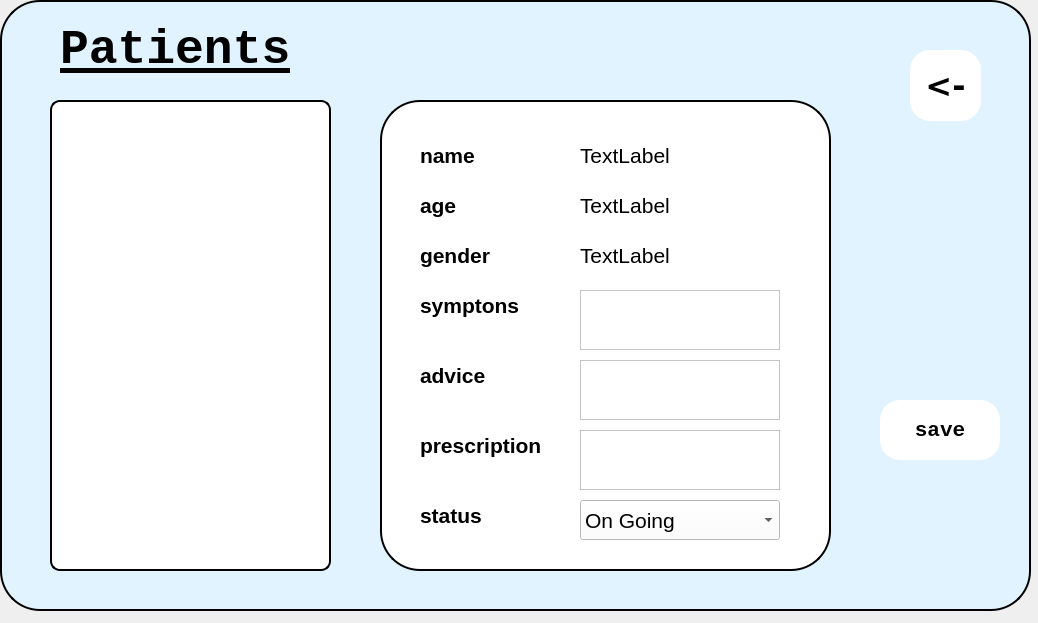
<?xml version="1.0" encoding="UTF-8"?>
<ui version="4.0">
 <class>docPatients</class>
 <widget class="QDialog" name="docPatients">
  <property name="geometry">
   <rect>
    <x>0</x>
    <y>0</y>
    <width>1038</width>
    <height>623</height>
   </rect>
  </property>
  <property name="windowTitle">
   <string>Dialog</string>
  </property>
  <widget class="QGroupBox" name="groupBox">
   <property name="geometry">
    <rect>
     <x>0</x>
     <y>0</y>
     <width>1031</width>
     <height>611</height>
    </rect>
   </property>
   <property name="styleSheet">
    <string notr="true">QGroupBox{
	background-color:#E0F3FF;
	border:2px solid black;
	border-radius:40px;
}</string>
   </property>
   <property name="title">
    <string/>
   </property>
   <widget class="QPushButton" name="backBtn">
    <property name="geometry">
     <rect>
      <x>910</x>
      <y>50</y>
      <width>71</width>
      <height>71</height>
     </rect>
    </property>
    <property name="font">
     <font>
      <family>DejaVu Sans</family>
      <pointsize>24</pointsize>
      <weight>75</weight>
      <bold>true</bold>
     </font>
    </property>
    <property name="styleSheet">
     <string notr="true">QPushButton
{
	border:none;
	background-color:white;
	border-radius:20px;
}
QPushButton:Hover
{
	fontsize:20;
	border:none;
	background-color:rgb(28, 130, 255);
	border-radius:20px;
	color:red;
}</string>
    </property>
    <property name="text">
     <string>&lt;-</string>
    </property>
   </widget>
   <widget class="QListWidget" name="patient_List">
    <property name="geometry">
     <rect>
      <x>50</x>
      <y>100</y>
      <width>281</width>
      <height>471</height>
     </rect>
    </property>
    <property name="styleSheet">
     <string notr="true">QListWidget{
	background-color:white;
	border:2px solid black;
	border-radius:10px;
    font-family: &quot;Monospace&quot;;
    font-size: 16pt;
}</string>
    </property>
   </widget>
   <widget class="QGroupBox" name="groupBox_2">
    <property name="geometry">
     <rect>
      <x>380</x>
      <y>100</y>
      <width>451</width>
      <height>471</height>
     </rect>
    </property>
    <property name="styleSheet">
     <string notr="true">background-color:white;</string>
    </property>
    <property name="title">
     <string/>
    </property>
    <widget class="QLabel" name="label">
     <property name="geometry">
      <rect>
       <x>40</x>
       <y>40</y>
       <width>80</width>
       <height>30</height>
      </rect>
     </property>
     <property name="styleSheet">
      <string notr="true">QLabel
{
    font-family: &quot;Monospace&quot;;
    font-size: 16pt;
    font-weight: bold;
}
</string>
     </property>
     <property name="text">
      <string>name</string>
     </property>
    </widget>
    <widget class="QLabel" name="label_2">
     <property name="geometry">
      <rect>
       <x>40</x>
       <y>90</y>
       <width>80</width>
       <height>30</height>
      </rect>
     </property>
     <property name="styleSheet">
      <string notr="true">QLabel
{
    font-family: &quot;Monospace&quot;;
    font-size: 16pt;
    font-weight: bold;
}
</string>
     </property>
     <property name="text">
      <string>age</string>
     </property>
    </widget>
    <widget class="QLabel" name="label_3">
     <property name="geometry">
      <rect>
       <x>40</x>
       <y>140</y>
       <width>80</width>
       <height>30</height>
      </rect>
     </property>
     <property name="styleSheet">
      <string notr="true">QLabel
{
    font-family: &quot;Monospace&quot;;
    font-size: 16pt;
    font-weight: bold;
}
</string>
     </property>
     <property name="text">
      <string>gender</string>
     </property>
    </widget>
    <widget class="QLabel" name="label_4">
     <property name="geometry">
      <rect>
       <x>40</x>
       <y>190</y>
       <width>100</width>
       <height>30</height>
      </rect>
     </property>
     <property name="styleSheet">
      <string notr="true">QLabel
{
    font-family: &quot;Monospace&quot;;
    font-size: 16pt;
    font-weight: bold;
}
</string>
     </property>
     <property name="text">
      <string>symptons</string>
     </property>
    </widget>
    <widget class="QLabel" name="label_5">
     <property name="geometry">
      <rect>
       <x>40</x>
       <y>260</y>
       <width>90</width>
       <height>30</height>
      </rect>
     </property>
     <property name="styleSheet">
      <string notr="true">QLabel
{
    font-family: &quot;Monospace&quot;;
    font-size: 16pt;
    font-weight: bold;
}
</string>
     </property>
     <property name="text">
      <string>advice</string>
     </property>
    </widget>
    <widget class="QLabel" name="label_6">
     <property name="geometry">
      <rect>
       <x>40</x>
       <y>330</y>
       <width>150</width>
       <height>30</height>
      </rect>
     </property>
     <property name="styleSheet">
      <string notr="true">QLabel
{
    font-family: &quot;Monospace&quot;;
    font-size: 16pt;
    font-weight: bold;
}
</string>
     </property>
     <property name="text">
      <string>prescription</string>
     </property>
    </widget>
    <widget class="QLabel" name="label_7">
     <property name="geometry">
      <rect>
       <x>40</x>
       <y>400</y>
       <width>150</width>
       <height>30</height>
      </rect>
     </property>
     <property name="styleSheet">
      <string notr="true">QLabel
{
    font-family: &quot;Monospace&quot;;
    font-size: 16pt;
    font-weight: bold;
}
</string>
     </property>
     <property name="text">
      <string>status</string>
     </property>
    </widget>
    <widget class="QLabel" name="label_name">
     <property name="geometry">
      <rect>
       <x>200</x>
       <y>40</y>
       <width>140</width>
       <height>30</height>
      </rect>
     </property>
     <property name="styleSheet">
      <string notr="true">QLabel
{
    font-family: &quot;Monospace&quot;;
    font-size: 16pt;
}
</string>
     </property>
     <property name="text">
      <string>TextLabel</string>
     </property>
    </widget>
    <widget class="QLabel" name="label_age">
     <property name="geometry">
      <rect>
       <x>200</x>
       <y>90</y>
       <width>150</width>
       <height>30</height>
      </rect>
     </property>
     <property name="styleSheet">
      <string notr="true">QLabel
{
    font-family: &quot;Monospace&quot;;
    font-size: 16pt;
}
</string>
     </property>
     <property name="text">
      <string>TextLabel</string>
     </property>
    </widget>
    <widget class="QLabel" name="label_gender">
     <property name="geometry">
      <rect>
       <x>200</x>
       <y>140</y>
       <width>150</width>
       <height>30</height>
      </rect>
     </property>
     <property name="styleSheet">
      <string notr="true">QLabel
{
    font-family: &quot;Monospace&quot;;
    font-size: 16pt;
}
</string>
     </property>
     <property name="text">
      <string>TextLabel</string>
     </property>
    </widget>
    <widget class="QTextEdit" name="text_symptoms">
     <property name="geometry">
      <rect>
       <x>200</x>
       <y>190</y>
       <width>200</width>
       <height>60</height>
      </rect>
     </property>
     <property name="styleSheet">
      <string notr="true">QTextEdit
{
    font-family: &quot;Monospace&quot;;
    font-size: 16pt;
}
</string>
     </property>
    </widget>
    <widget class="QTextEdit" name="text_advice">
     <property name="geometry">
      <rect>
       <x>200</x>
       <y>260</y>
       <width>200</width>
       <height>60</height>
      </rect>
     </property>
     <property name="styleSheet">
      <string notr="true">QTextEdit
{
    font-family: &quot;Monospace&quot;;
    font-size: 16pt;
}
</string>
     </property>
    </widget>
    <widget class="QTextEdit" name="text_prescription">
     <property name="geometry">
      <rect>
       <x>200</x>
       <y>330</y>
       <width>200</width>
       <height>60</height>
      </rect>
     </property>
     <property name="styleSheet">
      <string notr="true">QTextEdit
{
    font-family: &quot;Monospace&quot;;
    font-size: 16pt;
}
</string>
     </property>
    </widget>
    <widget class="QComboBox" name="status_cB">
     <property name="geometry">
      <rect>
       <x>200</x>
       <y>400</y>
       <width>200</width>
       <height>40</height>
      </rect>
     </property>
     <property name="styleSheet">
      <string notr="true">
    font-family: &quot;Monospace&quot;;
    font-size: 16pt;
</string>
     </property>
     <item>
      <property name="text">
       <string>On Going</string>
      </property>
     </item>
     <item>
      <property name="text">
       <string>Recovered</string>
      </property>
     </item>
     <item>
      <property name="text">
       <string>Completed</string>
      </property>
     </item>
    </widget>
   </widget>
   <widget class="QLabel" name="label_8">
    <property name="geometry">
     <rect>
      <x>60</x>
      <y>10</y>
      <width>251</width>
      <height>81</height>
     </rect>
    </property>
    <property name="font">
     <font>
      <family>Monospace</family>
      <pointsize>36</pointsize>
      <weight>75</weight>
      <bold>true</bold>
      <underline>true</underline>
     </font>
    </property>
    <property name="text">
     <string>Patients</string>
    </property>
   </widget>
   <widget class="QPushButton" name="saveBtn">
    <property name="geometry">
     <rect>
      <x>880</x>
      <y>400</y>
      <width>120</width>
      <height>60</height>
     </rect>
    </property>
    <property name="font">
     <font>
      <family>Monospace</family>
      <pointsize>16</pointsize>
      <weight>75</weight>
      <bold>true</bold>
     </font>
    </property>
    <property name="styleSheet">
     <string notr="true">QPushButton
{
	border:none;
	background-color:white;
	border-radius:20px;
}
QPushButton:Hover
{
	fontsize:20;
	border:none;
	background-color:rgb(28, 130, 255);
	border-radius:20px;
	color:red;
}</string>
    </property>
    <property name="text">
     <string>save</string>
    </property>
   </widget>
  </widget>
 </widget>
 <resources/>
 <connections/>
</ui>
